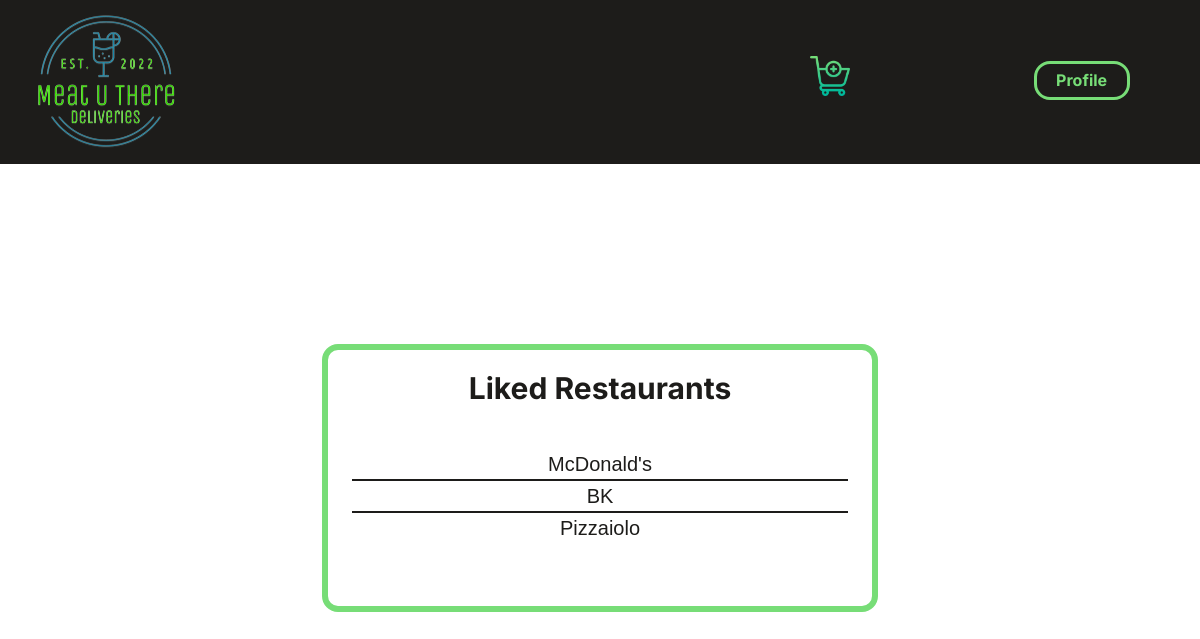
The page /likes_restaurants.php (signed in) on the database as committed earlier.
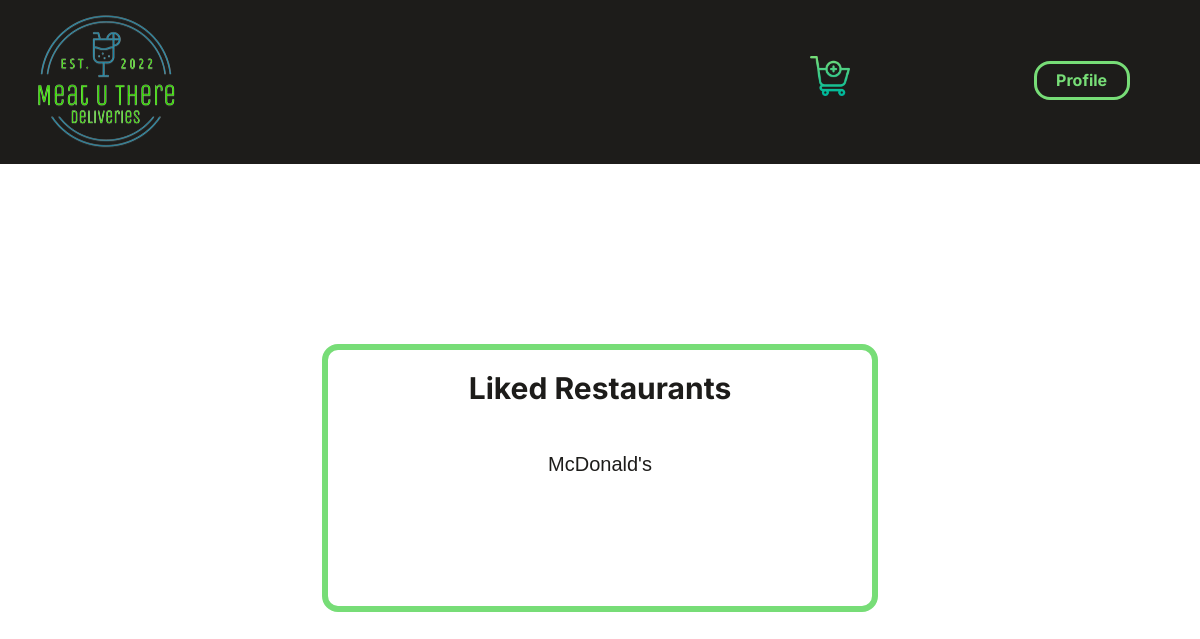
The same page on the database as committed later.
### tables this page shows
CREATE TABLE Restaurant(
    idRestaurant INTEGER PRIMARY KEY,
    name VARCHAR,
    address VARCHAR,
    idRestaurantCategory INTEGER REFERENCES RestaurantCategory,
    owner INTEGER REFERENCES User
);

### database/users.php (called while the page is built, shortened)
<?php
    function getUserInfo($db){
        $stmt = $db->prepare('SELECT *
                              FROM User
                              WHERE username=:username');
        $stmt->bindParam(':username',$_SESSION['username']);
        $stmt->execute();
        $stmt = $stmt->fetch();
        return $stmt;
    }
?>

### database/restaurants.php (called while the page is built, shortened)
<?php
    function getLikedRestaurants($db,$idUser){
        $stmt = $db->prepare('SELECT idRestaurant,name
                            FROM Restaurant
                            WHERE idRestaurant IN (SELECT idRestaurant
                                                    FROM RestaurantLikes
                                                    WHERE idUser=:idUser)');
        $stmt->bindParam(':idUser',$idUser);
        $stmt->execute();
        $stmt = $stmt->fetchAll();
        return $stmt;
    }
?>

### likes_restaurants.php (the view, shortened to what this page needs)
<?php
    require_once("templates/common.php");
    require_once("database/connection.php");
    require_once("database/users.php");
    $db=getDatabaseConnection();
    $user_info = getUserInfo($db);
?>
<article>
    <h2>Liked Restaurants</h2>
    <?php $likes_restaurants = getLikedRestaurants($db,$user_info["idUser"])?>
    <ul>
    <?php foreach($likes_restaurants as $restaurant){?>
        <li class="restaurant">
            <a href="restaurant.php?id=<?=$restaurant["idRestaurant"]?>"><?=$restaurant['name']?></a>
        </li>
    <?php } ?>
    </ul>
</article>

Rows that differ between the two databases and show on the page:
no longer on this page (row edited): restaurant: name "BK"
no longer on this page (row edited): restaurant: name "Pizzaiolo"
